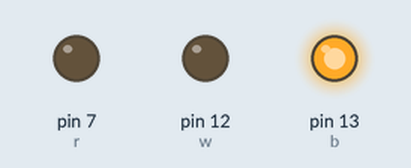
Simulated run of this sketch. Board: Arduino Uno, built with avr-gcc and run on an emulated ATmega328P. On the bench: output pins drawn as LEDs (lit = HIGH).

Above: at 0.07 s.
At 1.12 s:
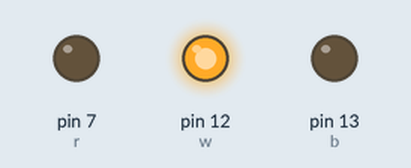
At 2.62 s:
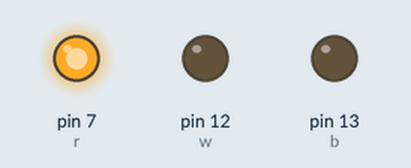
Timing chart, 0 to 3.0 s (numbered marks = the images above):
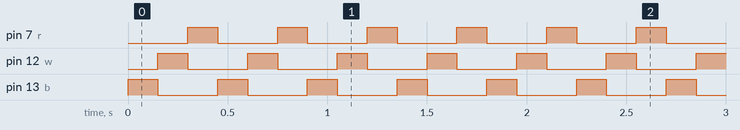

Measured:
- by itself, pin 7 (r), pin 12 (w), pin 13 (b): alternates HIGH for 0.15 s and LOW for 0.30 s
- by itself, everything shown: repeats every 0.45 s, in 3 steps

The sketch:

sketch_may18_Police_head_lamp.ino
```cpp
//The design of this project contains 3 series circuits of 3 LED lightswith 220 ohm resistors//

int b=13,w=12,r=7; //Blue LED is allocated to pin 13 of the arduino,White LED is 12, and Red LED is 7//
void setup() {
  pinMode(b,OUTPUT);
  pinMode(w,OUTPUT);
  pinMode(r,OUTPUT);


}

void loop() {
digitalWrite(b,HIGH); //The void loop contains a sequential pattern of blinking from the blue LED to the white LED and to the red LED//
delay(150);
digitalWrite(b,LOW);

digitalWrite(w,HIGH);
delay(150);
digitalWrite(w,LOW);

digitalWrite(r,HIGH);
delay(150);
digitalWrite(r,LOW);

}
```
